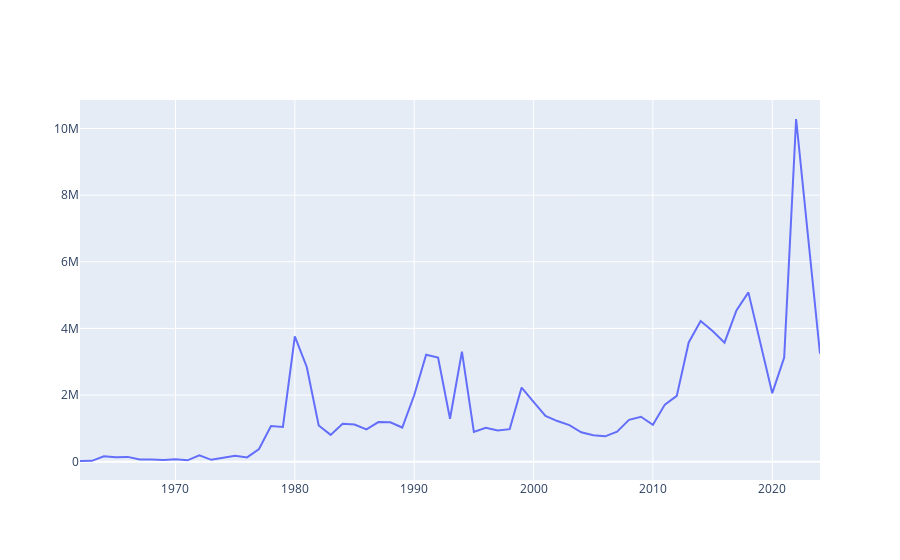

Write notebook code for a chart like this one.
### Code cell
fig = make_subplots(rows=1, cols=1)
fig.add_trace(go.Scatter(y=timeline_asylum_seekers['count'], x=timeline_asylum_seekers['year']))
